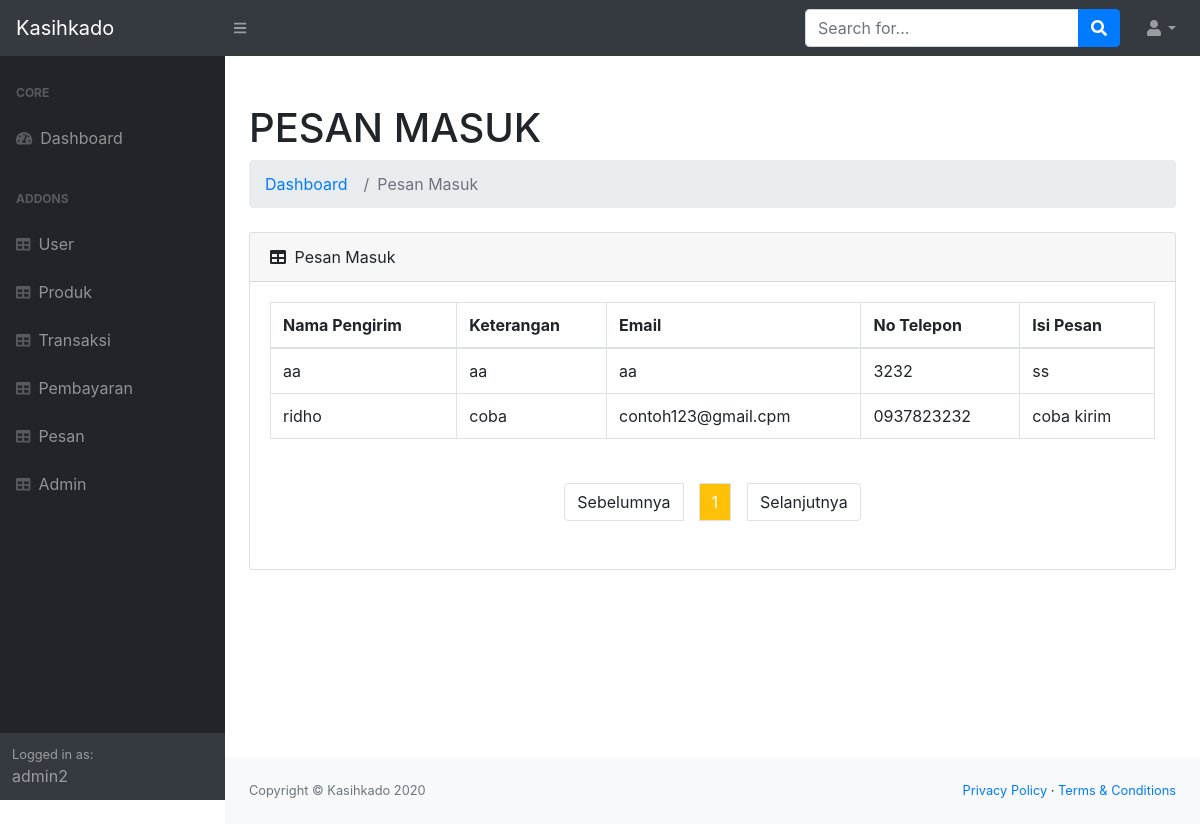
Screenshot of /admin/pesan.php (signed in) with the database file from the repository.
### tables this page shows
CREATE TABLE `pesan` (
  `id_pesan` int(11) NOT NULL,
  `nama_pengirim` varchar(100) NOT NULL,
  `ket` varchar(100) NOT NULL,
  `email` varchar(100) NOT NULL,
  `no_hp` varchar(13) NOT NULL,
  `isi_pesan` text NOT NULL
);

### admin/pesan.php (the view, shortened to what this page needs)
<?php
require_once ("../koneksi.php");
?>
<!DOCTYPE html>
<html lang="en">
    <head>
        <link rel="stylesheet" type="text/css" href="../public/css/bootstrap/bootstrap.css">
        <link href="../public/css/admin.css" rel="stylesheet" />
        <link href="https://cdn.datatables.net/1.10.20/css/dataTables.bootstrap4.min.css" rel="stylesheet" />
    </head>
    <body class="sb-nav-fixed">
        <nav class="sb-topnav navbar navbar-expand navbar-dark bg-dark">
            <a class="navbar-brand" href="../home.php">Kasihkado</a>
            <button class="btn btn-link btn-sm order-1 order-lg-0" id="sidebarToggle" href="#"><i class="fas fa-bars"></i></button>
            <form class="d-none d-md-inline-block form-inline ml-auto mr-0 mr-md-3 my-2 my-md-0">
                <div class="input-group">
                    <input class="form-control" type="text" placeholder="Search for..." aria-label="Search" aria-describedby="basic-addon2" />
                    <div class="input-group-append">
                        <button class="btn btn-primary" type="button"><i class="fas fa-search"></i></button>
                    </div>
                </div>
            </form>
            <ul class="navbar-nav ml-auto ml-md-0">
                <li class="nav-item dropdown">
                    <a class="nav-link dropdown-toggle" id="userDropdown" href="#" role="button" data-toggle="dropdown" aria-haspopup="true" aria-expanded="false"><i class="fas fa-user fa-fw"></i></a>
                </li>
            </ul>
        </nav>
        <div id="layoutSidenav">
        <?php
            require_once ("sidenavadmin.php")
        ?>
            <div id="layoutSidenav_content">
                <main>
                    <div class="container-fluid">
                        <h1 class="mt-4">PESAN MASUK</h1>
                        <ol class="breadcrumb mb-4">
                            <li class="breadcrumb-item"><a href="admin.php">Dashboard</a></li>
                            <li class="breadcrumb-item active">Pesan Masuk</li>
                        </ol>
                        <div class="card mb-4">
                            <div class="card-header">
                                <i class="fas fa-table mr-1"></i>
                                Pesan Masuk
                            </div>
                            <div class="card-body">
                                <div class="table-responsive">
                                    <table class="table table-bordered" id="mytable" width="100%" cellspacing="0">
                                        <thead>
                                            <tr>
                                                <th>Nama Pengirim</th>
                                                <th>Keterangan</th>
                                                <th>Email</th>
                                                <th>No Telepon</th>
                                                <th>Isi Pesan</th>
                                            </tr>
                                        </thead>
                                        <tbody>
                                        <?php
                                            $batas = 10;
                                            $halaman = isset($_GET['halaman'])?(int)$_GET['halaman'] : 1;
                                            $halaman_awal = ($halaman>1) ? ($halaman * $batas) - $batas : 0;
                                            $previous = $halaman - 1;
                                            $next = $halaman + 1;
                                            $query = mysqli_query($con,"SELECT * FROM pesan  ORDER BY id_pesan ASC");
                                            $jumlah_data = mysqli_num_rows($query);
                                            $total_halaman = ceil($jumlah_data / $batas);
                                            $data_barang = mysqli_query($con, "SELECT * FROM pesan ORDER BY id_pesan ASC LIMIT $halaman_awal, $batas");
                                            while ($record = mysqli_fetch_array($data_barang)) {
                                        ?>
                                                <tr>
                                                    <td><?php echo $record['nama_pengirim'] ?></td>
                                                    <td><?php echo $record['ket'] ?></td>
                                                    <td><?php echo $record['email'] ?></td>
                                                    <td><?php echo $record['no_hp'] ?></td>
                                                    <td><?php echo $record['isi_pesan'] ?></td>
                                                </tr>
                                            <?php } ?>
                                        </tbody>
                                    </table>
                                </div>
                            </div>
                            <?php
                                $jumlahLink = 3;
                                    if($halaman >$jumlahLink ){
                                        $start_number = $halaman - $jumlahLink;
                                    } else{
                                        $start_number = 1;
                                    }
                                    if($halaman < $total_halaman - $jumlahLink){
                                        $end_number = $halaman + $jumlahLink;
                                    } else{
                                        $end_number = $total_halaman;
                                    }
                                ?>
                            <nav>
                                <ul class="pagination justify-content-center mb-5 mt-2">
                                    <li class="page-item">
                                        <a class="page-link mr-3" <?php if($halaman > 1 ){ echo "href='?halaman=$previous'"; } ?>>Sebelumnya</a>
                                    </li>
                                    <?php
                                    for($x=$start_number;$x<=$end_number;$x++) :?>
                                        <?php if ($halaman == $x) :?>
                                        <li class="page-item"><a class="page-link bg-warning text-white" href="?halaman=<?php echo $x ?>"><?php echo $x; ?></a></li>
                                    <?php else : ?>
                                        <li class="page-item"><a class="page-link" href="?halaman=<?php echo $x ?>"><?php echo $x; ?></a></li>
                                    <?php endif; ?>
                                    <?php endfor; ?>
                                    <li class="page-item">
                                        <a  class="page-link ml-3" <?php if($halaman < $total_halaman) { echo "href='?halaman=$next'"; } ?>>Selanjutnya</a>
                                    </li>
                                </ul>
                            </nav>
                        </div>
                    </div>
                </main>
                <footer class="py-4 bg-light mt-auto">
                    <div class="container-fluid">
                        <div class="d-flex align-items-center justify-content-between small">
                            <div class="text-muted">Copyright &copy; Kasihkado 2020</div>
                            <div>
                                <a href="#">Privacy Policy</a>
                                &middot;
                                <a href="#">Terms &amp; Conditions</a>
                            </div>
                        </div>
                    </div>
                </footer>
            </div>
        </div>
    </body>
</html>

### rows the page displays
pesan: nama_pengirim "aa", ket "aa", email "aa", no_hp "3232", isi_pesan "ss"
pesan: nama_pengirim "ridho", ket "coba", email "contoh123@gmail.cpm", no_hp "0937823232", isi_pesan "coba kirim"

### other values shown
$_SESSION['usernameadm'] "admin2"
